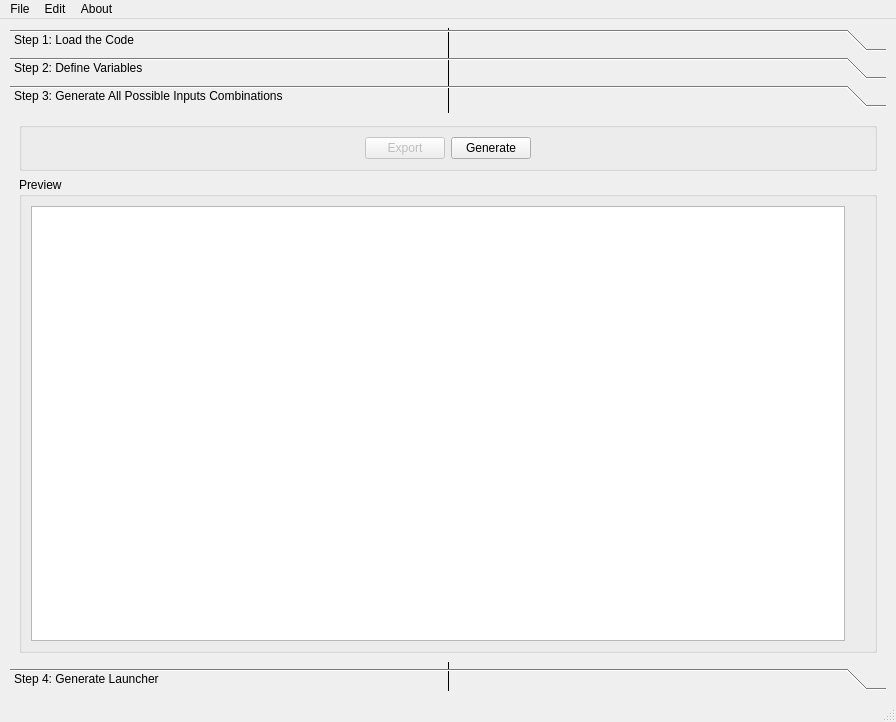
<?xml version="1.0" encoding="UTF-8"?>
<ui version="4.0">
 <class>MainWindow</class>
 <widget class="QMainWindow" name="MainWindow">
  <property name="geometry">
   <rect>
    <x>0</x>
    <y>0</y>
    <width>896</width>
    <height>722</height>
   </rect>
  </property>
  <property name="windowTitle">
   <string>PyInputAssembler</string>
  </property>
  <widget class="QWidget" name="centralwidget">
   <layout class="QVBoxLayout" name="verticalLayout">
    <item>
     <widget class="QToolBox" name="toolBox">
      <property name="sizePolicy">
       <sizepolicy hsizetype="Preferred" vsizetype="Preferred">
        <horstretch>0</horstretch>
        <verstretch>0</verstretch>
       </sizepolicy>
      </property>
      <property name="frameShape">
       <enum>QFrame::VLine</enum>
      </property>
      <property name="currentIndex">
       <number>2</number>
      </property>
      <widget class="QWidget" name="page">
       <property name="geometry">
        <rect>
         <x>0</x>
         <y>0</y>
         <width>872</width>
         <height>523</height>
        </rect>
       </property>
       <attribute name="label">
        <string>Step 1: Load the Code</string>
       </attribute>
       <layout class="QGridLayout" name="gridLayout">
        <item row="0" column="0">
         <widget class="QGroupBox" name="groupBox">
          <property name="title">
           <string/>
          </property>
          <layout class="QGridLayout" name="gridLayout_5">
           <item row="0" column="0">
            <widget class="QLabel" name="label">
             <property name="text">
              <string>Code Address</string>
             </property>
            </widget>
           </item>
           <item row="0" column="1">
            <widget class="QLineEdit" name="lineEdit_codeAddress">
             <property name="enabled">
              <bool>false</bool>
             </property>
            </widget>
           </item>
           <item row="0" column="2">
            <widget class="QPushButton" name="pushButton_openCode">
             <property name="text">
              <string>Set Target Code</string>
             </property>
            </widget>
           </item>
          </layout>
         </widget>
        </item>
        <item row="1" column="0">
         <widget class="QGroupBox" name="groupBox_5">
          <property name="title">
           <string>Help</string>
          </property>
          <layout class="QVBoxLayout" name="verticalLayout_2">
           <item>
            <widget class="QTextEdit" name="textEdit">
             <property name="html">
              <string>&lt;!DOCTYPE HTML PUBLIC &quot;-//W3C//DTD HTML 4.0//EN&quot; &quot;http://www.w3.org/TR/REC-html40/strict.dtd&quot;&gt;
&lt;html&gt;&lt;head&gt;&lt;meta name=&quot;qrichtext&quot; content=&quot;1&quot; /&gt;&lt;style type=&quot;text/css&quot;&gt;
p, li { white-space: pre-wrap; }
&lt;/style&gt;&lt;/head&gt;&lt;body style=&quot; font-family:'MS Shell Dlg 2'; font-size:7.8pt; font-weight:400; font-style:normal;&quot;&gt;
&lt;p style=&quot;-qt-paragraph-type:empty; margin-top:12px; margin-bottom:12px; margin-left:0px; margin-right:0px; -qt-block-indent:0; text-indent:0px; line-height:25px;&quot;&gt;&lt;br /&gt;&lt;/p&gt;&lt;/body&gt;&lt;/html&gt;</string>
             </property>
            </widget>
           </item>
          </layout>
         </widget>
        </item>
       </layout>
      </widget>
      <widget class="QWidget" name="page_2">
       <property name="geometry">
        <rect>
         <x>0</x>
         <y>0</y>
         <width>872</width>
         <height>523</height>
        </rect>
       </property>
       <attribute name="label">
        <string>Step 2: Define Variables</string>
       </attribute>
       <layout class="QVBoxLayout" name="verticalLayout_4">
        <item>
         <widget class="QGroupBox" name="groupBox_7">
          <property name="title">
           <string/>
          </property>
          <layout class="QHBoxLayout" name="horizontalLayout">
           <item>
            <widget class="QLabel" name="label_2">
             <property name="sizePolicy">
              <sizepolicy hsizetype="Maximum" vsizetype="Preferred">
               <horstretch>0</horstretch>
               <verstretch>0</verstretch>
              </sizepolicy>
             </property>
             <property name="text">
              <string>Reference Excel File</string>
             </property>
            </widget>
           </item>
           <item>
            <widget class="QLineEdit" name="lineEdit_excelAddress">
             <property name="enabled">
              <bool>false</bool>
             </property>
             <property name="sizePolicy">
              <sizepolicy hsizetype="Preferred" vsizetype="Fixed">
               <horstretch>0</horstretch>
               <verstretch>0</verstretch>
              </sizepolicy>
             </property>
             <property name="minimumSize">
              <size>
               <width>0</width>
               <height>0</height>
              </size>
             </property>
            </widget>
           </item>
           <item>
            <widget class="QPushButton" name="pushButton_openExcel">
             <property name="sizePolicy">
              <sizepolicy hsizetype="Minimum" vsizetype="Fixed">
               <horstretch>0</horstretch>
               <verstretch>0</verstretch>
              </sizepolicy>
             </property>
             <property name="minimumSize">
              <size>
               <width>110</width>
               <height>0</height>
              </size>
             </property>
             <property name="maximumSize">
              <size>
               <width>120</width>
               <height>16777215</height>
              </size>
             </property>
             <property name="text">
              <string>Set Excel File</string>
             </property>
            </widget>
           </item>
          </layout>
         </widget>
        </item>
        <item>
         <widget class="QGroupBox" name="groupBox_6">
          <property name="title">
           <string/>
          </property>
          <layout class="QHBoxLayout" name="horizontalLayout_2">
           <item>
            <widget class="QTableWidget" name="tableWidget">
             <property name="sizePolicy">
              <sizepolicy hsizetype="MinimumExpanding" vsizetype="Expanding">
               <horstretch>0</horstretch>
               <verstretch>0</verstretch>
              </sizepolicy>
             </property>
             <property name="minimumSize">
              <size>
               <width>630</width>
               <height>0</height>
              </size>
             </property>
             <property name="frameShape">
              <enum>QFrame::WinPanel</enum>
             </property>
             <property name="sizeAdjustPolicy">
              <enum>QAbstractScrollArea::AdjustToContents</enum>
             </property>
             <property name="editTriggers">
              <set>QAbstractItemView::NoEditTriggers</set>
             </property>
             <property name="alternatingRowColors">
              <bool>true</bool>
             </property>
             <attribute name="horizontalHeaderCascadingSectionResizes">
              <bool>false</bool>
             </attribute>
             <attribute name="horizontalHeaderDefaultSectionSize">
              <number>139</number>
             </attribute>
             <attribute name="horizontalHeaderMinimumSectionSize">
              <number>60</number>
             </attribute>
             <attribute name="horizontalHeaderShowSortIndicator" stdset="0">
              <bool>false</bool>
             </attribute>
             <attribute name="horizontalHeaderStretchLastSection">
              <bool>true</bool>
             </attribute>
             <attribute name="verticalHeaderCascadingSectionResizes">
              <bool>false</bool>
             </attribute>
             <attribute name="verticalHeaderDefaultSectionSize">
              <number>30</number>
             </attribute>
             <attribute name="verticalHeaderMinimumSectionSize">
              <number>50</number>
             </attribute>
             <attribute name="verticalHeaderShowSortIndicator" stdset="0">
              <bool>false</bool>
             </attribute>
             <attribute name="verticalHeaderStretchLastSection">
              <bool>false</bool>
             </attribute>
             <column>
              <property name="text">
               <string>is Enabled</string>
              </property>
             </column>
             <column>
              <property name="text">
               <string>Variable Name</string>
              </property>
             </column>
             <column>
              <property name="text">
               <string>Value</string>
              </property>
             </column>
            </widget>
           </item>
           <item>
            <widget class="QGroupBox" name="groupBox_2">
             <property name="title">
              <string>Table Tools</string>
             </property>
             <layout class="QVBoxLayout" name="verticalLayout_3">
              <item>
               <widget class="QPushButton" name="pushButton_updateScan">
                <property name="text">
                 <string>Refresh</string>
                </property>
               </widget>
              </item>
              <item>
               <spacer name="verticalSpacer">
                <property name="orientation">
                 <enum>Qt::Vertical</enum>
                </property>
                <property name="sizeHint" stdset="0">
                 <size>
                  <width>20</width>
                  <height>40</height>
                 </size>
                </property>
               </spacer>
              </item>
             </layout>
            </widget>
           </item>
          </layout>
         </widget>
        </item>
       </layout>
      </widget>
      <widget class="QWidget" name="page_3">
       <property name="geometry">
        <rect>
         <x>0</x>
         <y>0</y>
         <width>872</width>
         <height>523</height>
        </rect>
       </property>
       <attribute name="label">
        <string>Step 3: Generate All Possible Inputs Combinations</string>
       </attribute>
       <layout class="QVBoxLayout" name="verticalLayout_5">
        <item>
         <widget class="QGroupBox" name="groupBox_3">
          <property name="title">
           <string/>
          </property>
          <layout class="QHBoxLayout" name="horizontalLayout_4">
           <item>
            <spacer name="horizontalSpacer">
             <property name="orientation">
              <enum>Qt::Horizontal</enum>
             </property>
             <property name="sizeHint" stdset="0">
              <size>
               <width>40</width>
               <height>20</height>
              </size>
             </property>
            </spacer>
           </item>
           <item>
            <widget class="QPushButton" name="pushButton_export">
             <property name="enabled">
              <bool>false</bool>
             </property>
             <property name="sizePolicy">
              <sizepolicy hsizetype="Maximum" vsizetype="Fixed">
               <horstretch>0</horstretch>
               <verstretch>0</verstretch>
              </sizepolicy>
             </property>
             <property name="text">
              <string>Export</string>
             </property>
            </widget>
           </item>
           <item>
            <widget class="QPushButton" name="pushButton_generate">
             <property name="sizePolicy">
              <sizepolicy hsizetype="Maximum" vsizetype="Fixed">
               <horstretch>0</horstretch>
               <verstretch>0</verstretch>
              </sizepolicy>
             </property>
             <property name="text">
              <string>Generate</string>
             </property>
            </widget>
           </item>
           <item>
            <spacer name="horizontalSpacer_2">
             <property name="orientation">
              <enum>Qt::Horizontal</enum>
             </property>
             <property name="sizeHint" stdset="0">
              <size>
               <width>40</width>
               <height>20</height>
              </size>
             </property>
            </spacer>
           </item>
          </layout>
         </widget>
        </item>
        <item>
         <widget class="QGroupBox" name="groupBox_8">
          <property name="title">
           <string>Preview</string>
          </property>
          <layout class="QHBoxLayout" name="horizontalLayout_3">
           <item>
            <widget class="QPlainTextEdit" name="plainTextEdit"/>
           </item>
           <item>
            <spacer name="verticalSpacer_2">
             <property name="orientation">
              <enum>Qt::Vertical</enum>
             </property>
             <property name="sizeHint" stdset="0">
              <size>
               <width>20</width>
               <height>399</height>
              </size>
             </property>
            </spacer>
           </item>
          </layout>
         </widget>
        </item>
       </layout>
      </widget>
      <widget class="QWidget" name="page_4">
       <property name="geometry">
        <rect>
         <x>0</x>
         <y>0</y>
         <width>872</width>
         <height>523</height>
        </rect>
       </property>
       <attribute name="label">
        <string>Step 4: Generate Launcher</string>
       </attribute>
       <layout class="QGridLayout" name="gridLayout_2">
        <item row="0" column="0">
         <widget class="QGroupBox" name="groupBox_4">
          <property name="title">
           <string>GroupBox</string>
          </property>
         </widget>
        </item>
       </layout>
      </widget>
     </widget>
    </item>
   </layout>
  </widget>
  <widget class="QMenuBar" name="menubar">
   <property name="geometry">
    <rect>
     <x>0</x>
     <y>0</y>
     <width>896</width>
     <height>26</height>
    </rect>
   </property>
   <widget class="QMenu" name="menuFile">
    <property name="title">
     <string>File</string>
    </property>
    <addaction name="separator"/>
    <addaction name="actionSaveSettings"/>
    <addaction name="actionLoadSettings"/>
    <addaction name="separator"/>
    <addaction name="actionExit"/>
   </widget>
   <widget class="QMenu" name="menuEdit">
    <property name="title">
     <string>Edit</string>
    </property>
   </widget>
   <widget class="QMenu" name="menuAbout">
    <property name="title">
     <string>About</string>
    </property>
   </widget>
   <addaction name="menuFile"/>
   <addaction name="menuEdit"/>
   <addaction name="menuAbout"/>
  </widget>
  <widget class="QStatusBar" name="statusbar"/>
  <action name="actionExit">
   <property name="text">
    <string>Exit</string>
   </property>
  </action>
  <action name="actionSaveSettings">
   <property name="text">
    <string>Save Current Settings</string>
   </property>
  </action>
  <action name="actionLoadSettings">
   <property name="text">
    <string>Load Settings</string>
   </property>
  </action>
 </widget>
 <resources/>
 <connections/>
</ui>
